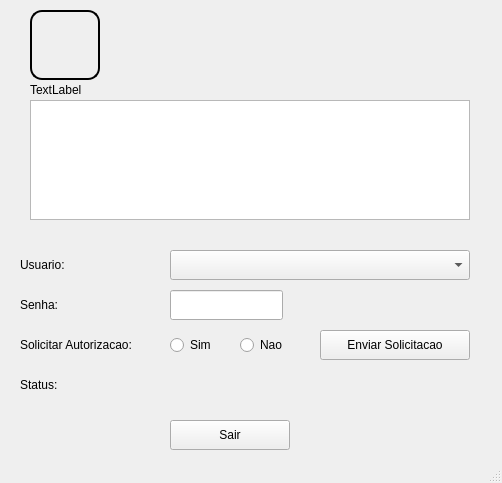
<?xml version="1.0" encoding="UTF-8"?>
<ui version="4.0">
 <class>MainWindow</class>
 <widget class="QMainWindow" name="MainWindow">
  <property name="geometry">
   <rect>
    <x>0</x>
    <y>0</y>
    <width>502</width>
    <height>483</height>
   </rect>
  </property>
  <property name="windowTitle">
   <string>MainWindow</string>
  </property>
  <property name="styleSheet">
   <string notr="true"/>
  </property>
  <widget class="QWidget" name="centralwidget">
   <widget class="QLabel" name="label">
    <property name="geometry">
     <rect>
      <x>20</x>
      <y>250</y>
      <width>140</width>
      <height>30</height>
     </rect>
    </property>
    <property name="text">
     <string>Usuario:</string>
    </property>
   </widget>
   <widget class="QLabel" name="label_2">
    <property name="geometry">
     <rect>
      <x>20</x>
      <y>290</y>
      <width>140</width>
      <height>30</height>
     </rect>
    </property>
    <property name="text">
     <string>Senha:</string>
    </property>
   </widget>
   <widget class="QLabel" name="label_3">
    <property name="geometry">
     <rect>
      <x>20</x>
      <y>330</y>
      <width>140</width>
      <height>30</height>
     </rect>
    </property>
    <property name="text">
     <string>Solicitar Autorizacao:</string>
    </property>
   </widget>
   <widget class="QComboBox" name="comboBox">
    <property name="geometry">
     <rect>
      <x>170</x>
      <y>250</y>
      <width>300</width>
      <height>30</height>
     </rect>
    </property>
    <property name="styleSheet">
     <string notr="true"/>
    </property>
   </widget>
   <widget class="QLineEdit" name="maut_senha">
    <property name="geometry">
     <rect>
      <x>170</x>
      <y>290</y>
      <width>113</width>
      <height>30</height>
     </rect>
    </property>
    <property name="styleSheet">
     <string notr="true"/>
    </property>
    <property name="echoMode">
     <enum>QLineEdit::Password</enum>
    </property>
   </widget>
   <widget class="QRadioButton" name="solicitacao_sim">
    <property name="geometry">
     <rect>
      <x>170</x>
      <y>330</y>
      <width>60</width>
      <height>30</height>
     </rect>
    </property>
    <property name="styleSheet">
     <string notr="true"/>
    </property>
    <property name="text">
     <string>Sim</string>
    </property>
   </widget>
   <widget class="QRadioButton" name="solicitacao_nao">
    <property name="geometry">
     <rect>
      <x>240</x>
      <y>330</y>
      <width>60</width>
      <height>30</height>
     </rect>
    </property>
    <property name="styleSheet">
     <string notr="true"/>
    </property>
    <property name="text">
     <string>Nao</string>
    </property>
   </widget>
   <widget class="QPushButton" name="enviar_solicitacao">
    <property name="geometry">
     <rect>
      <x>320</x>
      <y>330</y>
      <width>150</width>
      <height>30</height>
     </rect>
    </property>
    <property name="styleSheet">
     <string notr="true"/>
    </property>
    <property name="text">
     <string>Enviar Solicitacao</string>
    </property>
   </widget>
   <widget class="QTextBrowser" name="textBrowser">
    <property name="geometry">
     <rect>
      <x>30</x>
      <y>100</y>
      <width>440</width>
      <height>120</height>
     </rect>
    </property>
   </widget>
   <widget class="QLabel" name="mensagem_status">
    <property name="geometry">
     <rect>
      <x>90</x>
      <y>370</y>
      <width>281</width>
      <height>30</height>
     </rect>
    </property>
    <property name="styleSheet">
     <string notr="true"/>
    </property>
    <property name="text">
     <string/>
    </property>
   </widget>
   <widget class="QLabel" name="label_4">
    <property name="geometry">
     <rect>
      <x>20</x>
      <y>370</y>
      <width>60</width>
      <height>30</height>
     </rect>
    </property>
    <property name="text">
     <string>Status:</string>
    </property>
   </widget>
   <widget class="QPushButton" name="sair">
    <property name="geometry">
     <rect>
      <x>170</x>
      <y>420</y>
      <width>120</width>
      <height>30</height>
     </rect>
    </property>
    <property name="styleSheet">
     <string notr="true"/>
    </property>
    <property name="text">
     <string>Sair</string>
    </property>
   </widget>
   <widget class="QLabel" name="modulo">
    <property name="geometry">
     <rect>
      <x>30</x>
      <y>80</y>
      <width>110</width>
      <height>20</height>
     </rect>
    </property>
    <property name="text">
     <string>TextLabel</string>
    </property>
   </widget>
   <widget class="QLabel" name="empresa">
    <property name="geometry">
     <rect>
      <x>30</x>
      <y>10</y>
      <width>70</width>
      <height>70</height>
     </rect>
    </property>
    <property name="styleSheet">
     <string notr="true">border-style: Outset;
border-width: 2px;
border-radius: 12px;</string>
    </property>
    <property name="text">
     <string/>
    </property>
    <property name="pixmap">
     <pixmap>../../../../Users/Helio/.designer/backup/CADASTRO.png</pixmap>
    </property>
    <property name="scaledContents">
     <bool>true</bool>
    </property>
   </widget>
  </widget>
  <widget class="QStatusBar" name="statusbar"/>
 </widget>
 <tabstops>
  <tabstop>comboBox</tabstop>
  <tabstop>maut_senha</tabstop>
  <tabstop>solicitacao_sim</tabstop>
  <tabstop>solicitacao_nao</tabstop>
  <tabstop>enviar_solicitacao</tabstop>
  <tabstop>sair</tabstop>
  <tabstop>textBrowser</tabstop>
 </tabstops>
 <resources/>
 <connections/>
</ui>
